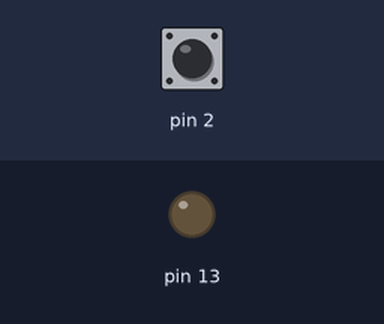
Recording of a sketch running on a simulated Arduino Uno, built with avr-gcc and run on an emulated ATmega328P. Shown: output pins drawn as LEDs (lit = HIGH). The inputs (shaded band) are chosen by the test bench; at power-on: pin 2 HIGH.

Above: at 5.0 s.
5.1 s: pin 2 pulled LOW for 0.15 s
At 5.8 s:
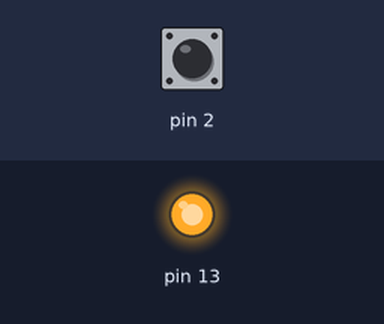
6.7 s: pin 2 pulled LOW for 1 s
At 7.0 s:
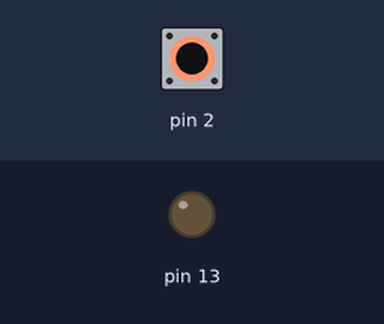
9.2 s: pin 2 pulled LOW for 3.2 s
At 10.1 s:
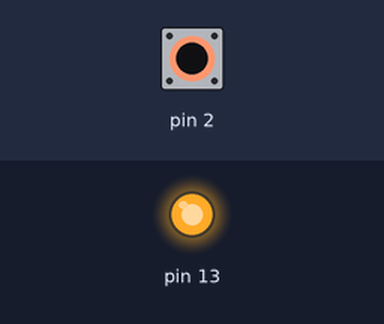
Timing chart, 0 to 12.2 s (numbered marks = the images above; inputs shaded):
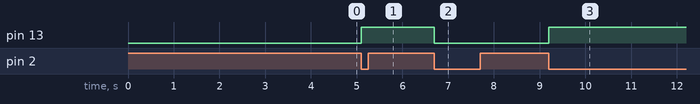

The sketch:

TrancaSemDelay.ino
```cpp
#include <avr/io.h>
#include <util/delay.h>

ISR (INT0_vect){
  PORTB ^= (1<<5);
}

int main(){

  cli();


DDRB = DDRB | (1 << PB5);
DDRD = DDRD & ~(1 << PD2);
PORTD = PORTD | (1 << PD2);

EICRA |= (1<<ISC01);
EICRA &= ~(1<<ISC00);

EIMSK |= (1<<INT0);

sei();

  while (1) {;;}

 return 0;
}
```

Measured:
- after the input at 5.1 s, pin 13: LOW → HIGH at once
- after the input at 6.7 s, pin 13: HIGH → LOW at once
- after the input at 9.2 s, pin 13: LOW → HIGH at once
